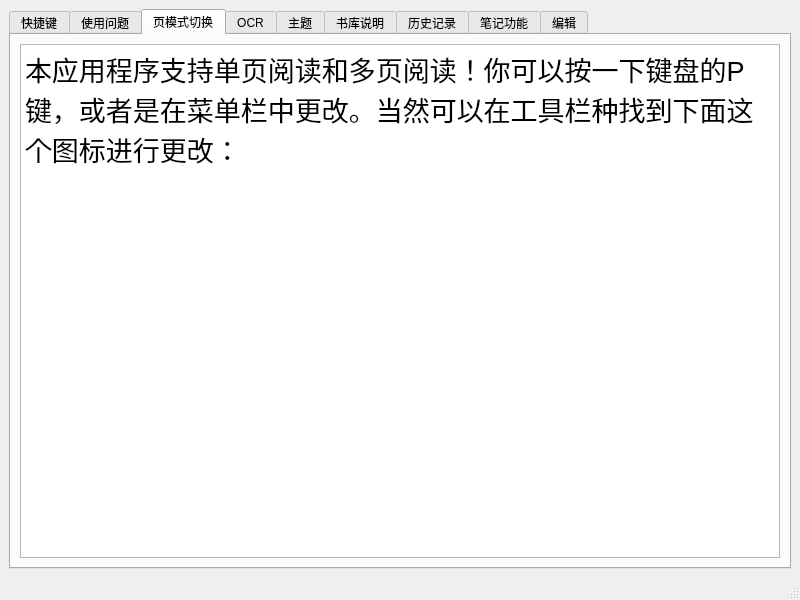
<?xml version="1.0" encoding="UTF-8"?>
<ui version="4.0">
 <class>HelpMainWindow</class>
 <widget class="QMainWindow" name="HelpMainWindow">
  <property name="geometry">
   <rect>
    <x>0</x>
    <y>0</y>
    <width>800</width>
    <height>600</height>
   </rect>
  </property>
  <property name="windowTitle">
   <string>MainWindow</string>
  </property>
  <property name="windowIcon">
   <iconset resource="icons.qrc">
    <normaloff>:/toolbar_icon/pic/help.png</normaloff>:/toolbar_icon/pic/help.png</iconset>
  </property>
  <widget class="QWidget" name="centralwidget">
   <layout class="QGridLayout" name="gridLayout">
    <item row="0" column="0">
     <widget class="QTabWidget" name="tabWidget">
      <property name="currentIndex">
       <number>2</number>
      </property>
      <widget class="QWidget" name="tab">
       <attribute name="title">
        <string>快捷键</string>
       </attribute>
       <layout class="QGridLayout" name="gridLayout_2">
        <item row="0" column="0">
         <widget class="QTextBrowser" name="textBrowser">
          <property name="html">
           <string>&lt;!DOCTYPE HTML PUBLIC &quot;-//W3C//DTD HTML 4.0//EN&quot; &quot;http://www.w3.org/TR/REC-html40/strict.dtd&quot;&gt;
&lt;html&gt;&lt;head&gt;&lt;meta name=&quot;qrichtext&quot; content=&quot;1&quot; /&gt;&lt;meta charset=&quot;utf-8&quot; /&gt;&lt;style type=&quot;text/css&quot;&gt;
p, li { white-space: pre-wrap; }
hr { height: 1px; border-width: 0; }
li.unchecked::marker { content: &quot;\2610&quot;; }
li.checked::marker { content: &quot;\2612&quot;; }
&lt;/style&gt;&lt;/head&gt;&lt;body style=&quot; font-family:'Microsoft YaHei UI'; font-size:9pt; font-weight:400; font-style:normal;&quot;&gt;
&lt;p style=&quot; margin-top:0px; margin-bottom:0px; margin-left:0px; margin-right:0px; -qt-block-indent:0; text-indent:0px;&quot;&gt;&lt;span style=&quot; font-size:22pt;&quot;&gt;查看下列的快捷键！&lt;/span&gt;&lt;/p&gt;
&lt;p style=&quot; margin-top:0px; margin-bottom:0px; margin-left:0px; margin-right:0px; -qt-block-indent:0; text-indent:0px;&quot;&gt;&lt;span style=&quot; font-size:22pt;&quot;&gt;翻页：&lt;/span&gt;&lt;/p&gt;
&lt;p style=&quot; margin-top:0px; margin-bottom:0px; margin-left:0px; margin-right:0px; -qt-block-indent:0; text-indent:0px;&quot;&gt;&lt;span style=&quot; font-size:22pt;&quot;&gt;A 或者是 &amp;lt;-键可以向前一页翻&lt;/span&gt;&lt;/p&gt;
&lt;p style=&quot; margin-top:0px; margin-bottom:0px; margin-left:0px; margin-right:0px; -qt-block-indent:0; text-indent:0px;&quot;&gt;&lt;span style=&quot; font-size:22pt;&quot;&gt;D 或者是 -&amp;gt;键可以向后一页翻&lt;/span&gt;&lt;/p&gt;
&lt;p style=&quot; margin-top:0px; margin-bottom:0px; margin-left:0px; margin-right:0px; -qt-block-indent:0; text-indent:0px;&quot;&gt;&lt;span style=&quot; font-size:22pt;&quot;&gt;OCR：		Ctrl + Shift + O&lt;/span&gt;&lt;/p&gt;
&lt;p style=&quot; margin-top:0px; margin-bottom:0px; margin-left:0px; margin-right:0px; -qt-block-indent:0; text-indent:0px;&quot;&gt;&lt;span style=&quot; font-size:22pt;&quot;&gt;快速浏览帮助:	Ctrl + H&lt;/span&gt;&lt;/p&gt;
&lt;p style=&quot; margin-top:0px; margin-bottom:0px; margin-left:0px; margin-right:0px; -qt-block-indent:0; text-indent:0px;&quot;&gt;&lt;span style=&quot; font-size:22pt;&quot;&gt;切换主题:		Ctrl + Shift + T&lt;/span&gt;&lt;/p&gt;
&lt;p style=&quot; margin-top:0px; margin-bottom:0px; margin-left:0px; margin-right:0px; -qt-block-indent:0; text-indent:0px;&quot;&gt;&lt;span style=&quot; font-size:22pt;&quot;&gt;随机的切换主题：	Ctrl + Shift + R&lt;/span&gt;&lt;/p&gt;
&lt;p style=&quot; margin-top:0px; margin-bottom:0px; margin-left:0px; margin-right:0px; -qt-block-indent:0; text-indent:0px;&quot;&gt;&lt;span style=&quot; font-size:22pt;&quot;&gt;切换页码阅读模式:	P&lt;/span&gt;&lt;/p&gt;
&lt;p style=&quot;-qt-paragraph-type:empty; margin-top:0px; margin-bottom:0px; margin-left:0px; margin-right:0px; -qt-block-indent:0; text-indent:0px; font-size:22pt;&quot;&gt;&lt;br /&gt;&lt;/p&gt;&lt;/body&gt;&lt;/html&gt;</string>
          </property>
         </widget>
        </item>
       </layout>
      </widget>
      <widget class="QWidget" name="tab_6">
       <attribute name="title">
        <string>使用问题</string>
       </attribute>
       <widget class="QTextBrowser" name="textBrowser_6">
        <property name="geometry">
         <rect>
          <x>10</x>
          <y>20</y>
          <width>731</width>
          <height>501</height>
         </rect>
        </property>
        <property name="html">
         <string>&lt;!DOCTYPE HTML PUBLIC &quot;-//W3C//DTD HTML 4.0//EN&quot; &quot;http://www.w3.org/TR/REC-html40/strict.dtd&quot;&gt;
&lt;html&gt;&lt;head&gt;&lt;meta name=&quot;qrichtext&quot; content=&quot;1&quot; /&gt;&lt;meta charset=&quot;utf-8&quot; /&gt;&lt;style type=&quot;text/css&quot;&gt;
p, li { white-space: pre-wrap; }
hr { height: 1px; border-width: 0; }
li.unchecked::marker { content: &quot;\2610&quot;; }
li.checked::marker { content: &quot;\2612&quot;; }
&lt;/style&gt;&lt;/head&gt;&lt;body style=&quot; font-family:'Microsoft YaHei UI'; font-size:9pt; font-weight:400; font-style:normal;&quot;&gt;
&lt;p style=&quot; margin-top:0px; margin-bottom:0px; margin-left:0px; margin-right:0px; -qt-block-indent:0; text-indent:0px;&quot;&gt;&lt;span style=&quot; font-size:20pt;&quot;&gt;使用的问题：&lt;/span&gt;&lt;/p&gt;
&lt;p style=&quot; margin-top:0px; margin-bottom:0px; margin-left:0px; margin-right:0px; -qt-block-indent:0; text-indent:0px;&quot;&gt;&lt;span style=&quot; font-size:20pt;&quot;&gt;如果出现快捷键失效的问题：单击刷新小图标进行刷新&lt;/span&gt;&lt;/p&gt;
&lt;p style=&quot; margin-top:0px; margin-bottom:0px; margin-left:0px; margin-right:0px; -qt-block-indent:0; text-indent:0px;&quot;&gt;&lt;img src=&quot;:/toolbar_icon/pic/refresh.png&quot; /&gt;&lt;/p&gt;&lt;/body&gt;&lt;/html&gt;</string>
        </property>
       </widget>
      </widget>
      <widget class="QWidget" name="tab_9">
       <attribute name="title">
        <string>页模式切换</string>
       </attribute>
       <layout class="QGridLayout" name="gridLayout_9">
        <item row="0" column="0">
         <widget class="QTextBrowser" name="textBrowser_9">
          <property name="html">
           <string>&lt;!DOCTYPE HTML PUBLIC &quot;-//W3C//DTD HTML 4.0//EN&quot; &quot;http://www.w3.org/TR/REC-html40/strict.dtd&quot;&gt;
&lt;html&gt;&lt;head&gt;&lt;meta name=&quot;qrichtext&quot; content=&quot;1&quot; /&gt;&lt;meta charset=&quot;utf-8&quot; /&gt;&lt;style type=&quot;text/css&quot;&gt;
p, li { white-space: pre-wrap; }
hr { height: 1px; border-width: 0; }
li.unchecked::marker { content: &quot;\2610&quot;; }
li.checked::marker { content: &quot;\2612&quot;; }
&lt;/style&gt;&lt;/head&gt;&lt;body style=&quot; font-family:'Microsoft YaHei UI'; font-size:9pt; font-weight:400; font-style:normal;&quot;&gt;
&lt;p style=&quot; margin-top:0px; margin-bottom:0px; margin-left:0px; margin-right:0px; -qt-block-indent:0; text-indent:0px;&quot;&gt;&lt;span style=&quot; font-size:20pt;&quot;&gt;本应用程序支持单页阅读和多页阅读！你可以按一下键盘的P键，或者是在菜单栏中更改。当然可以在工具栏种找到下面这个图标进行更改：&lt;/span&gt;&lt;/p&gt;
&lt;p style=&quot; margin-top:0px; margin-bottom:0px; margin-left:0px; margin-right:0px; -qt-block-indent:0; text-indent:0px;&quot;&gt;&lt;img src=&quot;:/toolbar_icon/pic/pageMode.png&quot; /&gt;&lt;/p&gt;&lt;/body&gt;&lt;/html&gt;</string>
          </property>
         </widget>
        </item>
       </layout>
      </widget>
      <widget class="QWidget" name="tab_2">
       <attribute name="title">
        <string>OCR</string>
       </attribute>
       <layout class="QGridLayout" name="gridLayout_3">
        <item row="0" column="0">
         <widget class="QTextBrowser" name="textBrowser_2">
          <property name="html">
           <string>&lt;!DOCTYPE HTML PUBLIC &quot;-//W3C//DTD HTML 4.0//EN&quot; &quot;http://www.w3.org/TR/REC-html40/strict.dtd&quot;&gt;
&lt;html&gt;&lt;head&gt;&lt;meta name=&quot;qrichtext&quot; content=&quot;1&quot; /&gt;&lt;meta charset=&quot;utf-8&quot; /&gt;&lt;style type=&quot;text/css&quot;&gt;
p, li { white-space: pre-wrap; }
hr { height: 1px; border-width: 0; }
li.unchecked::marker { content: &quot;\2610&quot;; }
li.checked::marker { content: &quot;\2612&quot;; }
&lt;/style&gt;&lt;/head&gt;&lt;body style=&quot; font-family:'Microsoft YaHei UI'; font-size:9pt; font-weight:400; font-style:normal;&quot;&gt;
&lt;p style=&quot; margin-top:0px; margin-bottom:0px; margin-left:0px; margin-right:0px; -qt-block-indent:0; text-indent:0px;&quot;&gt;&lt;span style=&quot; font-size:20pt;&quot;&gt;1. 本PDF程序的OCR来自谷歌开发的Tesseract库&lt;/span&gt;&lt;/p&gt;
&lt;p style=&quot; margin-top:0px; margin-bottom:0px; margin-left:0px; margin-right:0px; -qt-block-indent:0; text-indent:0px;&quot;&gt;&lt;span style=&quot; font-size:20pt;&quot;&gt;https://github.com/tesseract-ocr/tesseract&lt;/span&gt;&lt;/p&gt;
&lt;p style=&quot; margin-top:0px; margin-bottom:0px; margin-left:0px; margin-right:0px; -qt-block-indent:0; text-indent:0px;&quot;&gt;&lt;span style=&quot; font-size:20pt;&quot;&gt;2. 本PDF应用程序目前仅支持整页识别&lt;/span&gt;&lt;/p&gt;
&lt;p style=&quot; margin-top:0px; margin-bottom:0px; margin-left:0px; margin-right:0px; -qt-block-indent:0; text-indent:0px;&quot;&gt;&lt;span style=&quot; font-size:20pt;&quot;&gt;3. 使用前如果需要使用自己的Tesseract，请配置好相关的路径Tesseract.exe&lt;/span&gt;&lt;/p&gt;
&lt;p style=&quot; margin-top:0px; margin-bottom:0px; margin-left:0px; margin-right:0px; -qt-block-indent:0; text-indent:0px;&quot;&gt;&lt;span style=&quot; font-size:20pt;&quot;&gt;4. 使用清理历史来清理OCR产生的垃圾:)&lt;/span&gt;&lt;/p&gt;&lt;/body&gt;&lt;/html&gt;</string>
          </property>
         </widget>
        </item>
       </layout>
      </widget>
      <widget class="QWidget" name="tab_3">
       <attribute name="title">
        <string>主题</string>
       </attribute>
       <layout class="QGridLayout" name="gridLayout_4">
        <item row="0" column="0">
         <widget class="QTextBrowser" name="textBrowser_3">
          <property name="html">
           <string>&lt;!DOCTYPE HTML PUBLIC &quot;-//W3C//DTD HTML 4.0//EN&quot; &quot;http://www.w3.org/TR/REC-html40/strict.dtd&quot;&gt;
&lt;html&gt;&lt;head&gt;&lt;meta name=&quot;qrichtext&quot; content=&quot;1&quot; /&gt;&lt;meta charset=&quot;utf-8&quot; /&gt;&lt;style type=&quot;text/css&quot;&gt;
p, li { white-space: pre-wrap; }
hr { height: 1px; border-width: 0; }
li.unchecked::marker { content: &quot;\2610&quot;; }
li.checked::marker { content: &quot;\2612&quot;; }
&lt;/style&gt;&lt;/head&gt;&lt;body style=&quot; font-family:'Microsoft YaHei UI'; font-size:9pt; font-weight:400; font-style:normal;&quot;&gt;
&lt;p style=&quot; margin-top:0px; margin-bottom:0px; margin-left:0px; margin-right:0px; -qt-block-indent:0; text-indent:0px;&quot;&gt;&lt;span style=&quot; font-size:22pt;&quot;&gt;主题来源：&lt;/span&gt;&lt;/p&gt;
&lt;p style=&quot; margin-top:0px; margin-bottom:0px; margin-left:0px; margin-right:0px; -qt-block-indent:0; text-indent:0px;&quot;&gt;&lt;span style=&quot; font-size:22pt;&quot;&gt;https://github.com/ColinDuquesnoy/QDarkStyleSheet.git&lt;/span&gt;&lt;/p&gt;
&lt;p style=&quot; margin-top:0px; margin-bottom:0px; margin-left:0px; margin-right:0px; -qt-block-indent:0; text-indent:0px;&quot;&gt;&lt;span style=&quot; font-size:22pt;&quot;&gt;https://github.com/GTRONICK/QSS.git&lt;/span&gt;&lt;/p&gt;
&lt;p style=&quot; margin-top:0px; margin-bottom:0px; margin-left:0px; margin-right:0px; -qt-block-indent:0; text-indent:0px;&quot;&gt;&lt;span style=&quot; font-size:22pt;&quot;&gt;尚不支持本地自由添加主题，下一个版本将会开放（如果他还会被维护...）&lt;/span&gt;&lt;/p&gt;
&lt;p style=&quot; margin-top:0px; margin-bottom:0px; margin-left:0px; margin-right:0px; -qt-block-indent:0; text-indent:0px;&quot;&gt;&lt;span style=&quot; font-size:22pt;&quot;&gt;可以在菜单-&amp;gt;高级模块或者是快捷键切换主题&lt;/span&gt;&lt;/p&gt;&lt;/body&gt;&lt;/html&gt;</string>
          </property>
         </widget>
        </item>
       </layout>
      </widget>
      <widget class="QWidget" name="tab_4">
       <attribute name="title">
        <string>书库说明</string>
       </attribute>
       <layout class="QGridLayout" name="gridLayout_5">
        <item row="0" column="0">
         <widget class="QTextBrowser" name="textBrowser_4">
          <property name="html">
           <string>&lt;!DOCTYPE HTML PUBLIC &quot;-//W3C//DTD HTML 4.0//EN&quot; &quot;http://www.w3.org/TR/REC-html40/strict.dtd&quot;&gt;
&lt;html&gt;&lt;head&gt;&lt;meta name=&quot;qrichtext&quot; content=&quot;1&quot; /&gt;&lt;meta charset=&quot;utf-8&quot; /&gt;&lt;style type=&quot;text/css&quot;&gt;
p, li { white-space: pre-wrap; }
hr { height: 1px; border-width: 0; }
li.unchecked::marker { content: &quot;\2610&quot;; }
li.checked::marker { content: &quot;\2612&quot;; }
&lt;/style&gt;&lt;/head&gt;&lt;body style=&quot; font-family:'Microsoft YaHei UI'; font-size:9pt; font-weight:400; font-style:normal;&quot;&gt;
&lt;p style=&quot; margin-top:0px; margin-bottom:0px; margin-left:0px; margin-right:0px; -qt-block-indent:0; text-indent:0px;&quot;&gt;&lt;span style=&quot; font-size:20pt;&quot;&gt;书库实际上就是选择特定的路径查看该路径下所有的PDF，单击PDF文件项就可以使用它来查看了&lt;/span&gt;&lt;/p&gt;&lt;/body&gt;&lt;/html&gt;</string>
          </property>
         </widget>
        </item>
       </layout>
      </widget>
      <widget class="QWidget" name="tab_5">
       <attribute name="title">
        <string>历史记录</string>
       </attribute>
       <layout class="QGridLayout" name="gridLayout_6">
        <item row="0" column="0">
         <widget class="QTextBrowser" name="textBrowser_5">
          <property name="html">
           <string>&lt;!DOCTYPE HTML PUBLIC &quot;-//W3C//DTD HTML 4.0//EN&quot; &quot;http://www.w3.org/TR/REC-html40/strict.dtd&quot;&gt;
&lt;html&gt;&lt;head&gt;&lt;meta name=&quot;qrichtext&quot; content=&quot;1&quot; /&gt;&lt;meta charset=&quot;utf-8&quot; /&gt;&lt;style type=&quot;text/css&quot;&gt;
p, li { white-space: pre-wrap; }
hr { height: 1px; border-width: 0; }
li.unchecked::marker { content: &quot;\2610&quot;; }
li.checked::marker { content: &quot;\2612&quot;; }
&lt;/style&gt;&lt;/head&gt;&lt;body style=&quot; font-family:'Microsoft YaHei UI'; font-size:9pt; font-weight:400; font-style:normal;&quot;&gt;
&lt;p style=&quot; margin-top:0px; margin-bottom:0px; margin-left:0px; margin-right:0px; -qt-block-indent:0; text-indent:0px;&quot;&gt;&lt;span style=&quot; font-size:22pt;&quot;&gt;历史记录将会记录你所有浏览过的PDF，删除历史记录可以单击右键选择删除历史进行调整&lt;/span&gt;&lt;/p&gt;&lt;/body&gt;&lt;/html&gt;</string>
          </property>
         </widget>
        </item>
       </layout>
      </widget>
      <widget class="QWidget" name="tab_7">
       <attribute name="title">
        <string>笔记功能</string>
       </attribute>
       <layout class="QGridLayout" name="gridLayout_7">
        <item row="0" column="0">
         <widget class="QTextBrowser" name="textBrowser_7">
          <property name="html">
           <string>&lt;!DOCTYPE HTML PUBLIC &quot;-//W3C//DTD HTML 4.0//EN&quot; &quot;http://www.w3.org/TR/REC-html40/strict.dtd&quot;&gt;
&lt;html&gt;&lt;head&gt;&lt;meta name=&quot;qrichtext&quot; content=&quot;1&quot; /&gt;&lt;meta charset=&quot;utf-8&quot; /&gt;&lt;style type=&quot;text/css&quot;&gt;
p, li { white-space: pre-wrap; }
hr { height: 1px; border-width: 0; }
li.unchecked::marker { content: &quot;\2610&quot;; }
li.checked::marker { content: &quot;\2612&quot;; }
&lt;/style&gt;&lt;/head&gt;&lt;body style=&quot; font-family:'Microsoft YaHei UI'; font-size:9pt; font-weight:400; font-style:normal;&quot;&gt;
&lt;p style=&quot; margin-top:0px; margin-bottom:0px; margin-left:0px; margin-right:0px; -qt-block-indent:0; text-indent:0px;&quot;&gt;&lt;span style=&quot; font-size:20pt;&quot;&gt;是的！本PDF支持联动笔记！默认的配置是为txt文件注册了记事本来阅读，你可以为你的其他格式的笔记文件注册EXE程序进行启动，只要这个应用程序满足命令行格式：&lt;/span&gt;&lt;/p&gt;
&lt;p style=&quot; margin-top:0px; margin-bottom:0px; margin-left:0px; margin-right:0px; -qt-block-indent:0; text-indent:0px;&quot;&gt;&lt;span style=&quot; font-size:20pt;&quot;&gt;note.exe note.file&lt;/span&gt;&lt;/p&gt;
&lt;p style=&quot; margin-top:0px; margin-bottom:0px; margin-left:0px; margin-right:0px; -qt-block-indent:0; text-indent:0px;&quot;&gt;&lt;span style=&quot; font-size:20pt;&quot;&gt;就可以对之进行启动了！&lt;/span&gt;&lt;/p&gt;
&lt;p style=&quot;-qt-paragraph-type:empty; margin-top:0px; margin-bottom:0px; margin-left:0px; margin-right:0px; -qt-block-indent:0; text-indent:0px; font-size:20pt;&quot;&gt;&lt;br /&gt;&lt;/p&gt;&lt;/body&gt;&lt;/html&gt;</string>
          </property>
         </widget>
        </item>
       </layout>
      </widget>
      <widget class="QWidget" name="tab_8">
       <attribute name="title">
        <string>编辑</string>
       </attribute>
       <layout class="QGridLayout" name="gridLayout_8">
        <item row="0" column="0">
         <widget class="QTextBrowser" name="textBrowser_8">
          <property name="html">
           <string>&lt;!DOCTYPE HTML PUBLIC &quot;-//W3C//DTD HTML 4.0//EN&quot; &quot;http://www.w3.org/TR/REC-html40/strict.dtd&quot;&gt;
&lt;html&gt;&lt;head&gt;&lt;meta name=&quot;qrichtext&quot; content=&quot;1&quot; /&gt;&lt;meta charset=&quot;utf-8&quot; /&gt;&lt;style type=&quot;text/css&quot;&gt;
p, li { white-space: pre-wrap; }
hr { height: 1px; border-width: 0; }
li.unchecked::marker { content: &quot;\2610&quot;; }
li.checked::marker { content: &quot;\2612&quot;; }
&lt;/style&gt;&lt;/head&gt;&lt;body style=&quot; font-family:'Microsoft YaHei UI'; font-size:9pt; font-weight:400; font-style:normal;&quot;&gt;
&lt;p style=&quot; margin-top:0px; margin-bottom:0px; margin-left:0px; margin-right:0px; -qt-block-indent:0; text-indent:0px;&quot;&gt;&lt;span style=&quot; font-size:20pt;&quot;&gt;尚不支持编辑...下一个版本进行维护和更新！&lt;/span&gt;&lt;/p&gt;&lt;/body&gt;&lt;/html&gt;</string>
          </property>
         </widget>
        </item>
       </layout>
      </widget>
     </widget>
    </item>
   </layout>
  </widget>
  <widget class="QMenuBar" name="menubar">
   <property name="geometry">
    <rect>
     <x>0</x>
     <y>0</y>
     <width>800</width>
     <height>21</height>
    </rect>
   </property>
  </widget>
  <widget class="QStatusBar" name="statusbar"/>
 </widget>
 <resources>
  <include location="icons.qrc"/>
 </resources>
 <connections/>
</ui>
